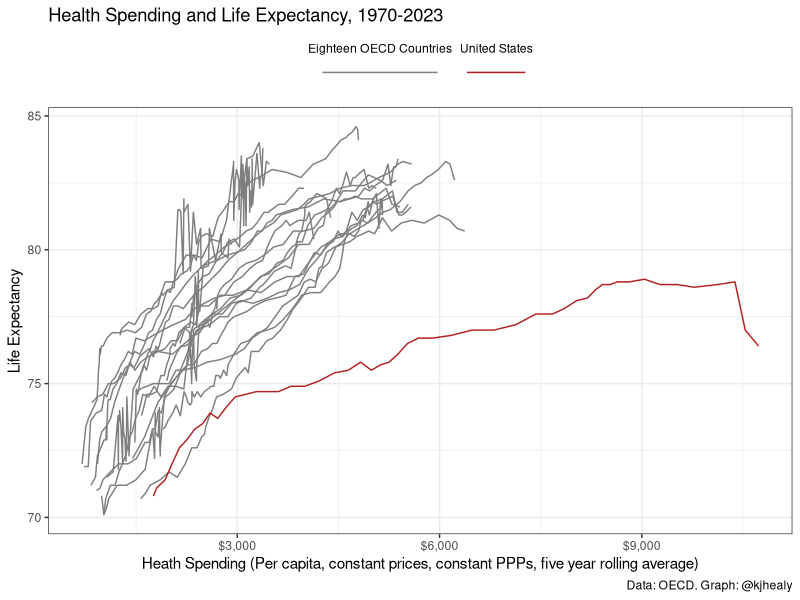

This chart was generated by the following R code:
## ---- chunk 1
#| warning: false
#| message: false

library(tidyverse)
my_colors <-  c("grey50", "firebrick")

## ---- chunk 2
library(here)
## ---- chunk 3

## The data are generated by R/make_oecd_df.R
df <- read_csv(
  here("data", "oecd_health_lifexp.csv"),
  col_types = cols(
    country = col_character(),
    iso3 = col_character(),
    year = col_integer(),
    life_exp = col_double(),
    health_ppp = col_double()
  )
)

df
## ---- chunk 4
my_countries <- c("AUT", "AUS", "BEL", "CAN", "DEU", "DNK", "ESP", "FIN", "FRA",
             "GBR", "GRC", "IRL", "ITA", "JPN", "NLD", "NOR", "NZL",
             "SWE", "USA")
## ---- chunk 5
df_plot <- df |>
  filter(iso3 %in% my_countries, year > 1969) |>
  drop_na() |>
  arrange(country, year) |>
  group_by(country) |>
  mutate(
    us_flag = ifelse(iso3 == "USA", "United States", "Eighteen OECD Countries"),
    avg_spend = slider::slide_dbl(health_ppp, mean, .before = 2, .after = 2)
  )

df_plot  
## ---- chunk 6
#| label: fig-health
#| fig-cap: "The figure we were trying to draw"
#| fig-width: 8
#| fig-height: 8
 
df_plot |>
  ggplot(aes(
    x = avg_spend,
    y = life_exp,
    group = country,
    color = us_flag
  )) +
  geom_line() +
  scale_color_manual(values = my_colors) +
  scale_x_continuous(labels = scales::label_dollar()) +
  labs(
    color = NULL,
    title = "Health Spending and Life Expectancy, 1970-2023",
    x = "Heath Spending (Per capita, constant prices, constant PPPs, five year rolling average)",
    y = "Life Expectancy",
    caption = "Data: OECD. Graph: @kjhealy"
  ) +
  theme_bw() +
  guides(color = guide_legend(nrow = 1)) +
  theme(legend.position = "top", legend.text.position = "top")

## ---- chunk 7
#| label: tbl-countrymeans
#| tbl-cap: "Average Life Expectancy at Birth, in years, 1970-2023"

df_plot |>
  summarize(`Mean` = round(mean(life_exp), 1)) |>
  rename(Country = country) |>
  kableExtra::kable()
## ---- chunk 8
#| label: tbl-ppp-yrmeans
#| tbl-cap: "Range of Spending across countries in Constant PPP per capita, selected years 1970-2023, rounded to the nearest dollar."

df_plot |>
  group_by(year) |>
  summarize(across(
    health_ppp,
    list(
      Min = \(x) min(x),
      Mean = \(x) mean(x),
      Median = \(x) median(x),
      Max = \(x) max(x)
    ),
    .names = "{fn}"
  )) |>
  mutate(across(
    starts_with("M"),
    \(x) scales::label_currency(accuracy = 1, prefix = "")(x)
  )) |>
  filter(year %in% c(seq(1970, 2023, 5), 2023)) |>
  rename(Year = year) |>
  kableExtra::kable()
